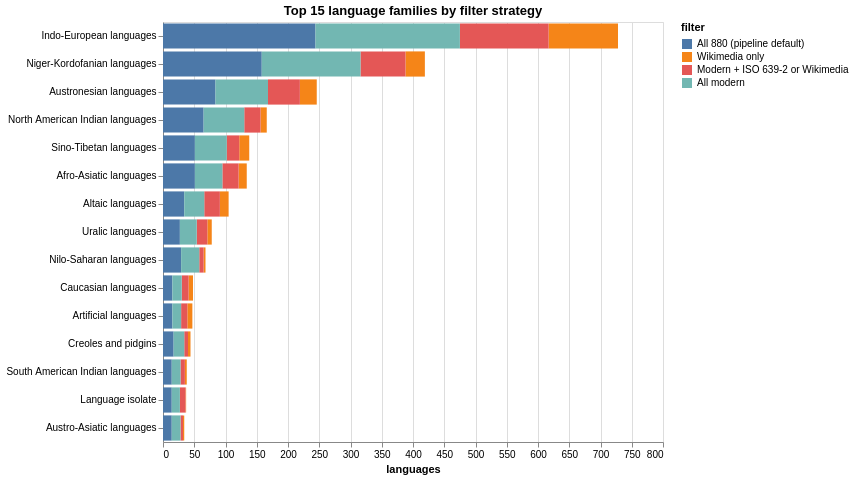

Write notebook code for a chart like this one.
### Markdown cell above
## 1.3 Language Families

Family membership is the primary grouping variable for downstream analysis. The three sub-sections here document how families distribute across filter strategies, how large individual families are, and where each family assignment came from.

### Code cell
family_rows = []
for label, mask in filters.items():
    subset = df[mask]
    counts = subset["family_name"].fillna("Unknown / unassigned").value_counts().reset_index()
    counts.columns = ["family", "count"]
    counts["filter"] = label
    family_rows.append(counts)
family_long = pd.concat(family_rows, ignore_index=True)

# Focus on top 15 families across all filters
top_families = (
    family_long.groupby("family")["count"].sum()
    .nlargest(15).index.tolist()
)
plot_df = family_long[family_long["family"].isin(top_families)]

alt.Chart(plot_df).mark_bar().encode(
    x=alt.X("count:Q", title="languages"),
    y=alt.Y("family:N", sort="-x", title=None),
    color=alt.Color("filter:N", sort=list(filters.keys()),
        scale=alt.Scale(scheme="tableau10"), title="filter"),
    xOffset="filter:N",
    tooltip=["filter:N", "family:N", "count:Q"],
).properties(
    width=500, height=420,
    title="Top 15 language families by filter strategy",
)

### Figure 1 — Vega-Lite specification as saved in the notebook (floating-point values rounded to 4 significant figures)
{"config": {"view": {"continuousWidth": 300, "continuousHeight": 300}}, "data": {"name": "data-540c97abb8317f014fa6e69a6795551b"}, "mark": {"type": "bar"}, "encoding": {"color": {"field": "filter", "scale": {"scheme": "tableau10"}, "sort": ["All 880 (pipeline default)", "Wikimedia only", "Modern + ISO 639-2 or Wikimedia", "All modern"], "title": "filter", "type": "nominal"}, "tooltip": [{"field": "filter", "type": "nominal"}, {"field": "family", "type": "nominal"}, {"field": "count", "type": "quantitative"}], "x": {"field": "count", "title": "languages", "type": "quantitative"}, "xOffset": {"field": "filter", "type": "nominal"}, "y": {"field": "family", "sort": "-x", "title": null, "type": "nominal"}}, "height": 420, "title": "Top 15 language families by filter strategy", "width": 500, "$schema": "https://vega.github.io/schema/vega-lite/v6.1.0.json", "datasets": {"data-540c97abb8317f014fa6e69a6795551b": [{"family": "Indo-European languages", "count": 244, "filter": "All 880 (pipeline default)"}, {"family": "Niger-Kordofanian languages", "count": 158, "filter": "All 880 (pipeline default)"}, {"family": "Austronesian languages", "count": 84, "filter": "All 880 (pipeline default)"}, {"family": "North American Indian languages", "count": 65, "filter": "All 880 (pipeline default)"}, {"family": "Afro-Asiatic languages", "count": 51, "filter": "All 880 (pipeline default)"}, {"family": "Sino-Tibetan languages", "count": 51, "filter": "All 880 (pipeline default)"}, {"family": "Altaic languages", "count": 34, "filter": "All 880 (pipeline default)"}, {"family": "Nilo-Saharan languages", "count": 29, "filter": "All 880 (pipeline default)"}, {"family": "Uralic languages", "count": 27, "filter": "All 880 (pipeline default)"}, {"family": "Creoles and pidgins", "count": 17, "filter": "All 880 (pipeline default)"}, {"family": "Caucasian languages", "count": 15, "filter": "All 880 (pipeline default)"}, {"family": "Artificial languages", "count": 15, "filter": "All 880 (pipeline default)"}, {"family": "Language isolate", "count": 14, "filter": "All 880 (pipeline default)"}, {"family": "South American Indian languages", "count": 14, "filter": "All 880 (pipeline default)"}, {"family": "Austro-Asiatic languages", "count": 14, "filter": "All 880 (pipeline default)"}, {"family": "Indo-European languages", "count": 111, "filter": "Wikimedia only"}, {"family": "Niger-Kordofanian languages", "count": 31, "filter": "Wikimedia only"}, {"family": "Austronesian languages", "count": 27, "filter": "Wikimedia only"}, {"family": "Sino-Tibetan languages", "count": 16, "filter": "Wikimedia only"}, {"family": "Altaic languages", "count": 14, "filter": "Wikimedia only"}, {"family": "Afro-Asiatic languages", "count": 13, "filter": "Wikimedia only"}, {"family": "North American Indian languages", "count": 10, "filter": "Wikimedia only"}, {"family": "Artificial languages", "count": 8, "filter": "Wikimedia only"}, {"family": "Caucasian languages", "count": 7, "filter": "Wikimedia only"}, {"family": "Uralic languages", "count": 7, "filter": "Wikimedia only"}, {"family": "Creoles and pidgins", "count": 4, "filter": "Wikimedia only"}, {"family": "South American Indian languages", "count": 3, "filter": "Wikimedia only"}, {"family": "Nilo-Saharan languages", "count": 3, "filter": "Wikimedia only"}, {"family": "Austro-Asiatic languages", "count": 2, "filter": "Wikimedia only"}, {"family": "Language isolate", "count": 1, "filter": "Wikimedia only"}, {"family": "Indo-European languages", "count": 142, "filter": "Modern + ISO 639-2 or Wikimedia"}, {"family": "Niger-Kordofanian languages", "count": 72, "filter": "Modern + ISO 639-2 or Wikimedia"}, {"family": "Austronesian languages", "count": 51, "filter": "Modern + ISO 639-2 or Wikimedia"}, {"family": "Afro-Asiatic languages", "count": 26, "filter": "Modern + ISO 639-2 or Wikimedia"}, {"family": "North American Indian languages", "count": 26, "filter": "Modern + ISO 639-2 or Wikimedia"}, {"family": "Altaic languages", "count": 25, "filter": "Modern + ISO 639-2 or Wikimedia"}, {"family": "Sino-Tibetan languages", "count": 20, "filter": "Modern + ISO 639-2 or Wikimedia"}, {"family": "Uralic languages", "count": 17, "filter": "Modern + ISO 639-2 or Wikimedia"}, {"family": "Caucasian languages", "count": 11, "filter": "Modern + ISO 639-2 or Wikimedia"}, {"family": "Artificial languages", "count": 10, "filter": "Modern + ISO 639-2 or Wikimedia"}, {"family": "Language isolate", "count": 9, "filter": "Modern + ISO 639-2 or Wikimedia"}, {"family": "Nilo-Saharan languages", "count": 7, "filter": "Modern + ISO 639-2 or Wikimedia"}, {"family": "South American Indian languages", "count": 7, "filter": "Modern + ISO 639-2 or Wikimedia"}, {"family": "Creoles and pidgins", "count": 6, "filter": "Modern + ISO 639-2 or Wikimedia"}, {"family": "Austro-Asiatic languages", "count": 4, "filter": "Modern + ISO 639-2 or Wikimedia"}, {"family": "Indo-European languages", "count": 231, "filter": "All modern"}, {"family": "Niger-Kordofanian languages", "count": 158, "filter": "All modern"}, {"family": "Austronesian languages", "count": 84, "filter": "All modern"}, {"family": "North American Indian languages", "count": 65, "filter": "All modern"}, {"family": "Sino-Tibetan languages", "count": 51, "filter": "All modern"}, {"family": "Afro-Asiatic languages", "count": 44, "filter": "All modern"}, {"family": "Altaic languages", "count": 32, "filter": "All modern"}, {"family": "Nilo-Saharan languages", "count": 29, "filter": "All modern"}, {"family": "Uralic languages", "count": 27, "filter": "All modern"}, {"family": "Creoles and pidgins", "count": 17, "filter": "All modern"}, {"family": "Caucasian languages", "count": 15, "filter": "All modern"}, {"family": "Artificial languages", "count": 14, "filter": "All modern"}, {"family": "South American Indian languages", "count": 14, "filter": "All modern"}, {"family": "Austro-Asiatic languages", "count": 14, "filter": "All modern"}, {"family": "Language isolate", "count": 13, "filter": "All modern"}]}}
